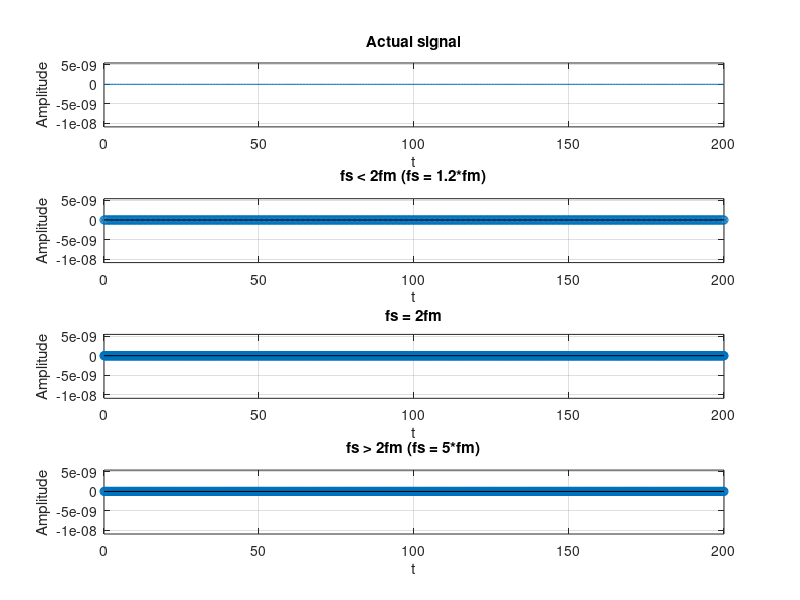

MATLAB code to generate this figure:
% assignment 4 q 5
%% clear
clc;
clear all;
close all;

%% user input wave data
% take frequency
fm = input('Enter frequency : ');
% take amplitude
a = input('Enter amplitude : ');

%% plot actual wave
% set n
t = 0:200;
s(1)=subplot(4,1,1);
plot(t,a*sin(2*pi*fm*t));
title('Actual signal');
xlabel('t');
ylabel('Amplitude');
grid on;

%% plot sampled sequences
% array for fs
fs = [1.5*fm,2*fm,5*fm];

for i = 2:4
    s(i)=subplot(4,1,i);
    % set samples
    n = 0:1/fs(i-1):200;  % sampling period = 1/sampling freq
    stem(n,a*sin(2*pi*fm*n));
    xlabel('t');
    ylabel('Amplitude');
    grid on;
end

% title every subplot
title(s(2),'fs < 2fm (fs = 1.2*fm)');
title(s(3),'fs = 2fm');
title(s(4),'fs > 2fm (fs = 5*fm)');

% link all graph axis
linkaxes([s(1),s(2),s(3),s(4)],'xy');